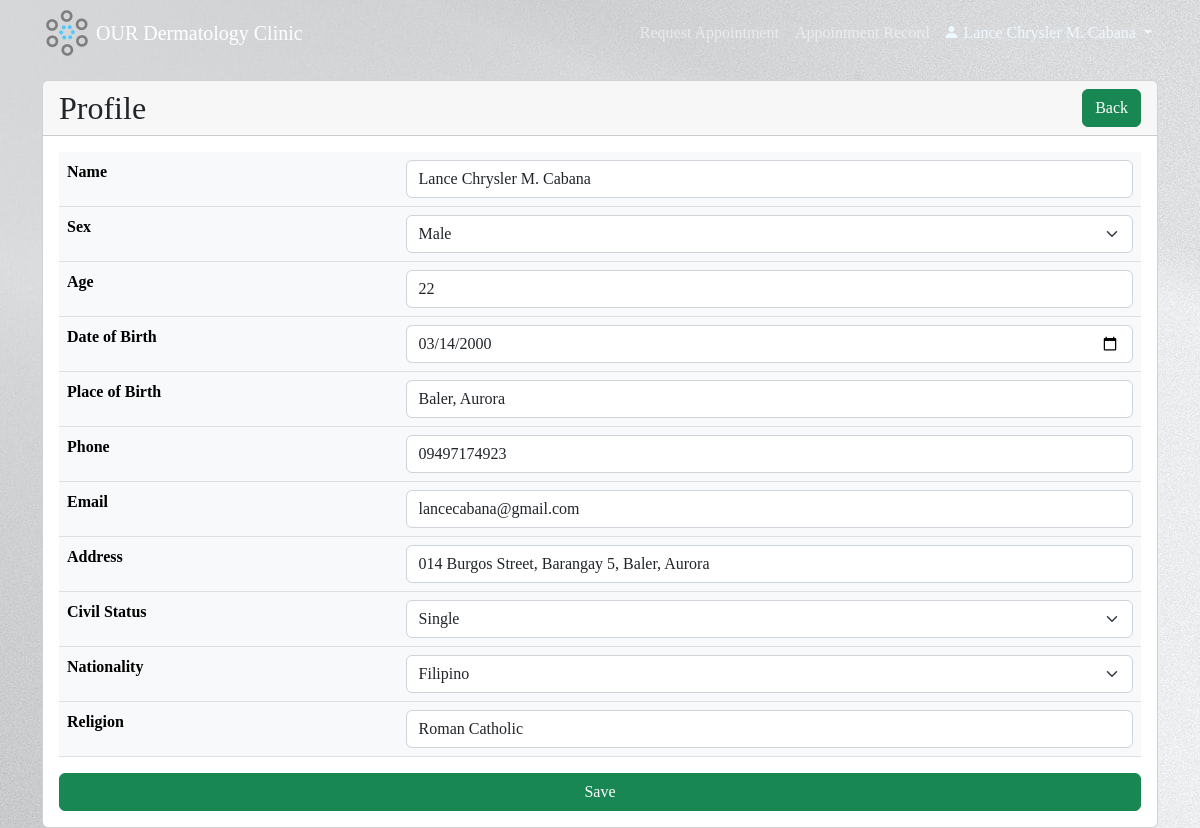
The app's page /assets/patient/edit_profile.php (signed in) with its own data.
### tables this page shows
CREATE TABLE `patient_table` (
  `patient_id` int(20) NOT NULL,
  `patient_name` varchar(100) DEFAULT NULL,
  `patient_sex` enum('M','F') DEFAULT NULL,
  `patient_age` int(10) DEFAULT NULL,
  `patient_birthdate` date DEFAULT NULL,
  `patient_birthplace` varchar(45) DEFAULT NULL,
  `patient_phone_no` varchar(11) DEFAULT NULL,
  `patient_email` varchar(45) NOT NULL,
  `patient_address` varchar(100) DEFAULT NULL,
  `patient_civil_status` enum('Single','Married','Widowed','Separated') DEFAULT NULL,
  `patient_username` varchar(45) NOT NULL,
  `patient_password` varchar(255) NOT NULL,
  `patient_nationality` enum('Filipino','Foreign National') DEFAULT NULL,
  `patient_religion` varchar(45) DEFAULT NULL
);

### assets/patient/edit_profile.php (the view, shortened to what this page needs)
<?php
include "../config.php";
$sessionUser = $_SESSION['patient_id'];
$patient_data = "SELECT * FROM patient_table WHERE patient_id='$sessionUser'";
$results = mysqli_query($conn, $patient_data);
$patient = mysqli_fetch_array($results);
?>
<!DOCTYPE html>
<html>
<head>
    <link href="https://cdn.jsdelivr.net/npm/bootstrap@5.2.0-beta1/dist/css/bootstrap.min.css" rel="stylesheet">
    <link rel="stylesheet" href="https://cdn.jsdelivr.net/npm/bootstrap-icons@1.3.0/font/bootstrap-icons.css">
    <link rel="stylesheet" href="../css/style.css">
</head>
<body>
    <nav class="navbar navbar-expand-lg navbar-dark py-2 fixed-top">
        <div class="container">
            <a href="menu.php"><img src="../img/logo.png" alt="logo"></a>
            <a href="menu.php" class="navbar-brand mx-1">OUR Dermatology Clinic</a>
            <div class="collapse navbar-collapse" id="navmenu">
                <ul class="navbar-nav ms-auto">
                    <li class="nav-item">
                        <a class="nav-link" href="request_appointment.php">Request Appointment</a>
                    </li>
                    <li class="nav-item">
                        <a class="nav-link" href="appointment_records.php">Appointment Record</a>
                    </li>
                    <li class="nav-item">
                        <div class="dropdown navbar-nav">
                            <button class="pt-2 dropdown-toggle" id="dropdown_logout" data-bs-toggle="dropdown" aria-expanded="false">
                                <span class="bi-person-fill"> </span><?php if (!empty($patient['patient_name'])) echo $patient['patient_name'];
                                                                        else echo $patient['patient_username']; ?>
                            </button>
                        </div>
                    </li>
                </ul>
            </div>
        </div>
    </nav>
    <section>
        <div class="container">
            <div class="row">
                <div class="col-md-12">
                    <div class="card">
                        <form action="profile.php" method="post" enctype="multipart/form-data">
                            <div class="card-header">
                                <span class="h2"> Profile</span>
                                <a href="profile.php" class="btn btn-success float-end">Back</a>
                            </div>
                            <div class="card-body">
                                <table class="table table-light caption-top">
                                    <tr>
                                        <th scope="row">Name</td>
                                        <td><input type="text" class="form-control" name="patient_name" value="<?php echo $patient['patient_name']; ?>" />
                                        </td>
                                    </tr>
                                    <tr>
                                        <th scope="row">Sex</td>
                                        <td><select name="patient_sex" class="form-select" aria-label="Default select example">
                                                <option <?php if ($patient['patient_sex'] == "M") echo "selected"; ?> value="M">Male</option>
                                            </select>
                                        </td>
                                    </tr>
                                    <tr>
                                        <th scope="row">Age</td>
                                        <td><input type="number" class="form-control" name="patient_age" value="<?php echo $patient['patient_age']; ?>" min="18" />
                                        </td>
                                    </tr>
                                    <tr>
                                        <th scope="row">Date of Birth</td>
                                        <td><input type="date" class="form-control" name="patient_birthdate" value="<?php echo $patient['patient_birthdate']; ?>" />
                                        </td>
                                    </tr>
                                    <tr>
                                        <th scope="row">Place of Birth</td>
                                        <td><input type="text" class="form-control" name="patient_birthplace" value="<?php echo $patient['patient_birthplace']; ?>" />
                                        </td>
                                    </tr>
                                    <tr>
                                        <th scope="row">Phone</td>
                                        <td><input type="tel" class="form-control" name="patient_phone_no" value="<?php echo $patient['patient_phone_no']; ?>" maxlength="11" placeholder="09*********" oninput="this.value = this.value.replace(/[^0-9]/, '');" />
                                        </td>
                                    </tr>
                                    <tr>
                                        <th scope="row">Email</td>
                                        <td><input type="email" class="form-control" name="patient_email" value="<?php echo $patient['patient_email']; ?>" />
                                        </td>
                                    </tr>
                                    <tr>
                                        <th scope="row">Address</td>
                                        <td><input type="text" class="form-control" name="patient_address" value="<?php echo $patient['patient_address']; ?>" />
                                        </td>
                                    </tr>
                                    <tr>
                                        <th scope="row">Civil Status</td>
                                        <td><select name="patient_civil_status" class="form-select" aria-label="Default select example">
                                                <option <?php if ($patient['patient_civil_status'] == "Single") echo "selected" ?> value="Single">Single</option>
                                            </select>
                                        </td>
                                    </tr>
                                    <tr>
                                        <th scope="row">Nationality</td>
                                        <td><select name="patient_nationality" class="form-select" aria-label="Default select example">
                                                <option <?php if ($patient['patient_nationality'] == "Filipino") echo "selected" ?> value="Filipino">Filipino</option>
                                            </select>
                                        </td>
                                    </tr>
                                    <tr>
                                        <th scope="row">Religion</td>
                                        <td><input type="text" class="form-control" name="patient_religion" value="<?php echo $patient['patient_religion']; ?>" />
                                        </td>
                                    </tr>
                                </table>
                                <button name="patient_profile" class="btn btn-success" type="submit">Save</button>
                            </div>
                        </form>
                    </div>
                </div>
            </div>
        </div>
    </section>
</body>
</html>

### assets/css/style.css (style rules this page uses)
body::before { display: block; content:''; height: 80px; }
nav { background-image: url(../img/nav.jpg); }
nav img { height: 50px; }
nav button, footer button { background-color: transparent; border: none; color: aliceblue; }
body { background-image: url(../img/background.jpg); }
section button { width: 100%; }
.container { font-family: Century Gothic; }

### records on screen
patient_table: patient_name "Lance Chrysler M. Cabana", patient_sex "Male", patient_age "22", patient_birthdate "03/14/2000", patient_birthplace "Baler, Aurora", patient_phone_no "09497174923", patient_email "lancecabana@gmail.com", patient_address "014 Burgos Street, Barangay 5, Baler, Aurora", patient_civil_status "Single", patient_nationality "Filipino", patient_religion "Roman Catholic"
